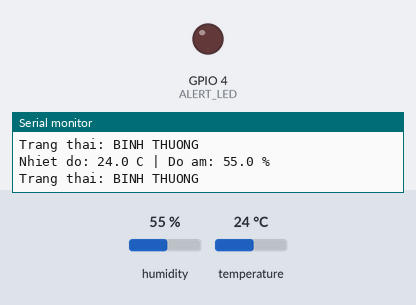
A program run on a simulated ESP32. Parts: output pins drawn as LEDs (lit = HIGH), the last lines printed to the serial monitor. Dashed ring = blinking. The inputs (shaded band) are chosen by the test bench; at power-on: temperature 24 °C, humidity 55 %.

Above: at 6.8 s.
6.9 s: temperature set to 29.3 °C
12.3 s: temperature set to 30.4 °C
At 14.15 s:
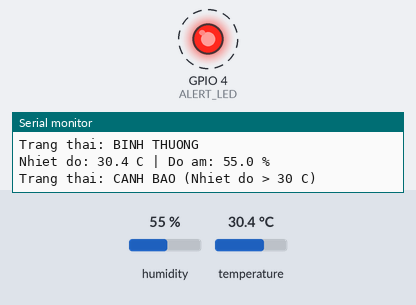
17.7 s: temperature set to 12 °C
At 18.6 s:
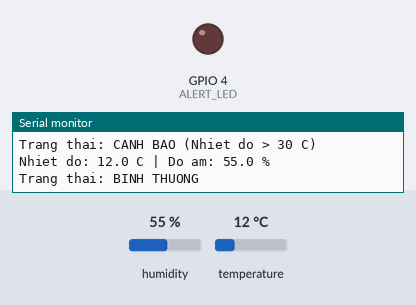
23.1 s: temperature set to 33 °C
At 26.15 s:
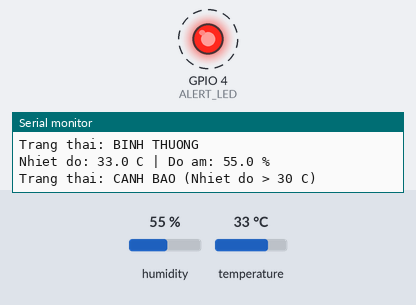
Timing chart, 0 to 30.0 s (numbered marks = the images above; inputs shaded):
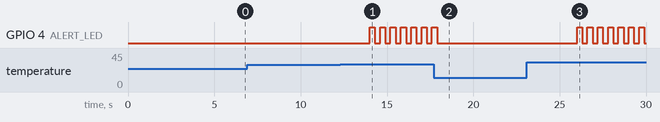

The program:

main.cpp
```cpp
#include <Arduino.h>
#include <DHT.h>

// ========================================================
// LAB 01 - BÀI 4: CẢNH BÁO NHIỆT ĐỘ QUÁ NGƯỠNG
// ========================================================

#define DHTPIN  15
#define DHTTYPE DHT22

const int ALERT_LED = 4;

DHT dht(DHTPIN, DHTTYPE);

// Cấu hình mốc thời gian hoạt động (non-blocking)
const unsigned long DHT_READ_INTERVAL = 2000; // Đọc DHT22 mỗi 2 giây
const unsigned long BLINK_INTERVAL    = 300;  // Nhấp nháy LED mỗi 300ms

unsigned long lastDhtReadTime = 0;
unsigned long lastBlinkTime   = 0;

bool isAlertActive = false;
bool ledState = false;

void setup() {
  Serial.begin(115200);

  // Cấu hình chân LED cảnh báo
  pinMode(ALERT_LED, OUTPUT);
  digitalWrite(ALERT_LED, LOW);

  // Khởi động cảm biến DHT22
  dht.begin();

  Serial.println("--- KHOI DONG BAI 4: CANH BAO NHIET DO DHT22 ---");
}

void loop() {
  unsigned long currentMillis = millis();

  // 1. Đọc cảm biến DHT22 định kỳ mỗi 2 giây
  if (currentMillis - lastDhtReadTime >= DHT_READ_INTERVAL) {
    lastDhtReadTime = currentMillis;

    float temperature = dht.readTemperature();
    float humidity    = dht.readHumidity();

    // Xử lý trường hợp đọc lỗi cảm biến
    if (isnan(temperature) || isnan(humidity)) {
      Serial.println("Loi: Khong the doc du lieu tu cam bien DHT22!");
      isAlertActive = false;
    } else {
      Serial.print("Nhiet do: ");
      Serial.print(temperature, 1);
      Serial.print(" C | Do am: ");
      Serial.print(humidity, 1);
      Serial.println(" %");

      // Kiểm tra ngưỡng cảnh báo nhiệt độ
      if (temperature > 30.0) {
        isAlertActive = true;
        Serial.println("Trang thai: CANH BAO (Nhiet do > 30 C)");
      } else {
        isAlertActive = false;
        Serial.println("Trang thai: BINH THUONG");
      }
    }
  }

  // 2. Điều khiển LED cảnh báo không dùng delay()
  if (isAlertActive) {
    // Nhiệt độ vượt ngưỡng -> Nhấp nháy LED
    if (currentMillis - lastBlinkTime >= BLINK_INTERVAL) {
      lastBlinkTime = currentMillis;
      ledState = !ledState;
      digitalWrite(ALERT_LED, ledState ? HIGH : LOW);
    }
  } else {
    // Nhiệt độ bình thường -> Tắt LED hoàn toàn
    if (ledState) {
      ledState = false;
      digitalWrite(ALERT_LED, LOW);
    }
  }
}
```

Measured:
- the behaviour switches between 30 and 30.1 °C on temperature (found by bisection; images 0 and 1)
- after the input at 12.3 s, GPIO 4 (ALERT_LED): alternates HIGH for 0.30 s and LOW for 0.30 s, starting after 1.7 s
- after the input at 17.7 s, GPIO 4 (ALERT_LED): goes on until 17.9 s, then stays LOW
- after the input at 23.1 s, GPIO 4 (ALERT_LED): alternates HIGH for 0.30 s and LOW for 0.30 s, starting after 2.9 s
